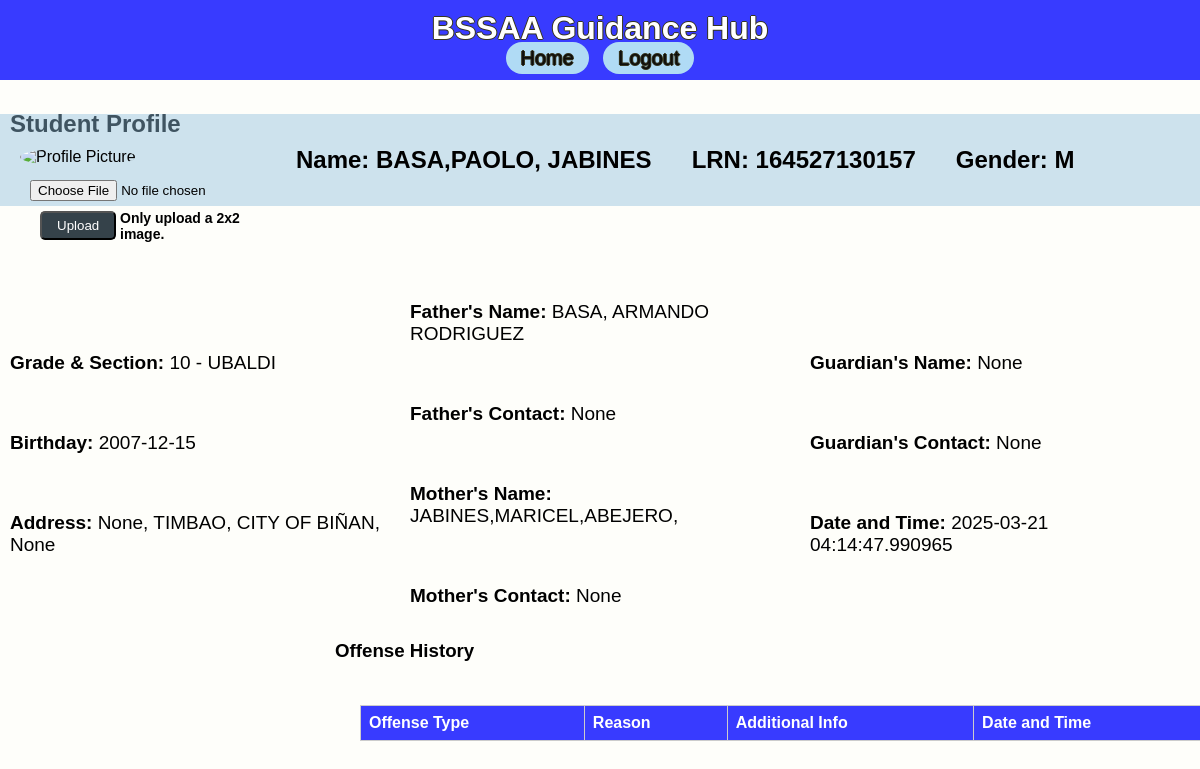
/view_profile/4, run on the app's committed database.
### app/models.py (models this page shows)
class StudentRecord(db.Model):
    id = db.Column(db.Integer, primary_key=True)
    lrn = db.Column(db.String(12), nullable=True, unique=True)
    name = db.Column(db.String(100), nullable=True)
    grade = db.Column(db.String(20), nullable=True)
    section = db.Column(db.String(50), nullable=True)
    birthdate = db.Column(db.Date, nullable=True)
    age = db.Column(db.Integer, nullable=True)
    gender = db.Column(db.String(10), nullable=True)
    mother_tongue = db.Column(db.String(50), nullable=True)
    ethnic_group = db.Column(db.String(50), nullable=True)
    religion = db.Column(db.String(50), nullable=True)
    address_house_no = db.Column(db.String(100), nullable=True)
    address_barangay = db.Column(db.String(100), nullable=True)
    address_city = db.Column(db.String(100), nullable=True)
    address_province = db.Column(db.String(100), nullable=True)
    mother_name = db.Column(db.String(100), nullable=True)
    mother_contact = db.Column(db.String(15), nullable=True)
    father_name = db.Column(db.String(100), nullable=True)
    father_contact = db.Column(db.String(15), nullable=True)
    guardian_name = db.Column(db.String(100), nullable=True)
    guardian_contact = db.Column(db.String(15), nullable=True)
    reason = db.Column(db.String(200), nullable=True)
    type_of_offense = db.Column(db.String(100), nullable=True)
    date_time = db.Column(db.DateTime, default=datetime.utcnow)
    additional_info = db.Column(db.String, nullable=True)
    profile_picture = db.Column(db.String(100), nullable=True)
    offenses = db.relationship('OffenseRecord', backref='student', lazy=True)

### app/routes.py (the view, shortened to what this page needs)
@main.route('/view_profile/<int:student_id>', methods=['GET', 'POST'])
def view_profile(student_id):
    student = StudentRecord.query.get_or_404(student_id)
    offenses = OffenseRecord.query.filter_by(student_id=student_id).all()
    return render_template('profile.html', student=student, offenses=offenses)

### app/templates/profile.html (shortened to what this page needs)
{% extends 'base.html' %}
{% block content %}
<h2>Student Profile</h2>
<div class="profile-container">
    <div class="profile-picture">
        <img src="{{ url_for('static', filename='profilepic/' + (student.profile_picture or 'profile_placeholder.png')) }}" alt="Profile Picture" width="150" height="150">
        <form method="POST" enctype="multipart/form-data">
            <input type="file" name="photo" accept="image/*">
            <button type="upload" class="btn btn-primary btn-sm">Upload</button>
        </form>
        <h1 class="smallnote">Only upload a 2x2 image.</h1>
    </div>
    <div class="profile-details3">
        <h4><strong>Name:</strong> {{ student.name }}</h4>
        <h4>LRN: {{ student.lrn }}</h4>
        <h4>Gender: {{ student.gender }}</h4>
    </div>
</div>
<div class="profile-container">
    <div class="profile-details">
        <p><strong>Grade & Section:</strong> {{ student.grade }} - {{ student.section }}</p>
        <p><strong>Birthday:</strong> {{ student.birthdate }}</p>
        <p><strong>Address:</strong> {{ student.address_house_no }}, {{ student.address_barangay }}, {{ student.address_city }}, {{ student.address_province }}</p>
    </div>
    <div class="profile-details">
        <p><strong>Father's Name:</strong> {{ student.father_name }}</p>
        <p><strong>Father's Contact:</strong> {{ student.father_contact }}</p>
        <p><strong>Mother's Name:</strong> {{ student.mother_name }}</p>
        <p><strong>Mother's Contact:</strong> {{ student.mother_contact }}</p>
    </div>
    <div class="profile-details">
        <p><strong>Guardian's Name:</strong> {{ student.guardian_name }}</p>
        <p><strong>Guardian's Contact:</strong> {{ student.guardian_contact }}</p>
        <p><strong>Date and Time:</strong> {{ student.date_time }}</p>
    </div>
</div>
<div class="proftable">
<h3>Offense History</h3>
<table class="table table-striped table-responsive">
    <tr>
        <th>Offense Type</th>
        <th>Reason</th>
        <th>Additional Info</th>
        <th>Date and Time</th>
    </tr>
</table>
</div>
{% endblock %}

### app/static/css/styles.css (style rules this page uses)
body { font-family: Arial, Helvetica, sans-serif; margin: 0; padding: 0; background-color: #f4f4f4; display: flex; flex-direction: column; min-height: 100vh; background-color: #FEFEFA; height: 100%; }
h1 { margin: 0; }
p { font-family: Verdana, Geneva, Tahoma, sans-serif; padding: 10px; font-size: 19px; }
h2 { padding: 10px; }
.smallnote { font-weight: light; font-size: 14px; position: relative; left: 100px; top: -50px; }
table { border: 1px solid #000000; width: 95%; border-collapse: collapse; margin: 20px 0; position: absolute; left: 30px; }
table th, table td { border: 1px solid #cccccc; text-align: left; padding: 8px; }
table th { background-color: #383bff; color: white; }
.btn { position: relative; right: -10px; padding: 5px 15px; margin: 10px 0; background-color: #35424a; color: white; text-decoration: none; border-radius: 5px; }
form { font-family: ROBOTO-VARIABLE-FONT, -apple-system, BlinkMacSystemFont, "Segoe UI", Roboto, "Helvetica Neue"; padding: 10px; font-size: 20px; }
h3 { padding: 5px; }
.profile-container { display: flex; align-items: center; margin-top: -20px; gap: -20px; }
.profile-picture { margin-right: 20px; flex: 1; min-width: 150px; position: relative; left: 20px; z-index: 1; }
.profile-picture img { width: 150px; height: 150px; border-radius: 50%; z-index: 2; }
.profile-details { font-size: 12px; display: flex; flex-wrap: wrap; flex: 2; min-width: 200px; }
.profile-details3 { font-weight: lighter; font-size: 24px; display: flex; align-items: left; flex-wrap: wrap; gap: 40px; flex: 10; position: relative; right: -6px; top: -60px; background-color: #8ebdda71; width: calc(100% + 40px); margin-left: -20vw; padding-left: 30vw; padding-right: 60px; box-sizing: border-box; z-index: 0; }
.proftable { position: relative; top: -20px; right: -330px; width: 75%; }

### data on the page
StudentRecord: name "BASA,PAOLO, JABINES", lrn "164527130157", gender "M", grade "10", section "UBALDI", birthdate "2007-12-15", address_house_no "None", address_barangay "TIMBAO", address_city "CITY OF BIÑAN", address_province "None", father_name "BASA, ARMANDO RODRIGUEZ", father_contact "None", mother_name "JABINES,MARICEL,ABEJERO,", mother_contact "None", guardian_name "None", guardian_contact "None", date_time "2025-03-21 04:14:47.990965"
